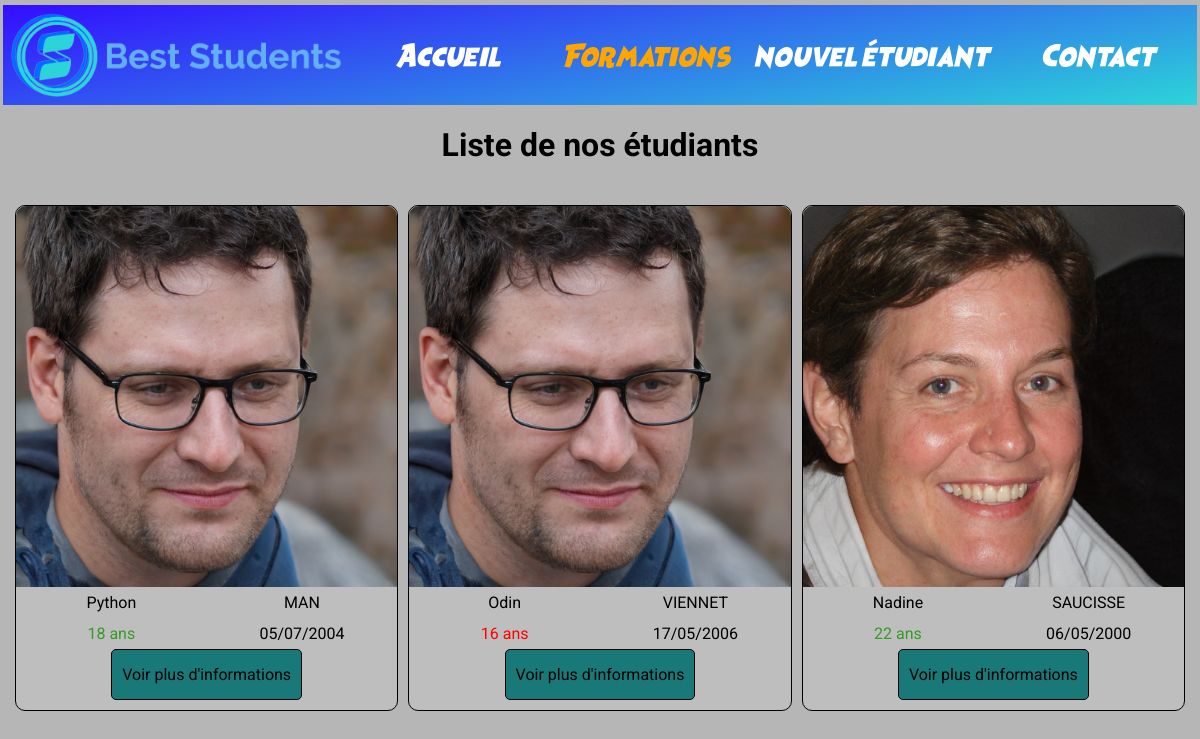
Before: /vueFiltree.php with the older database file.
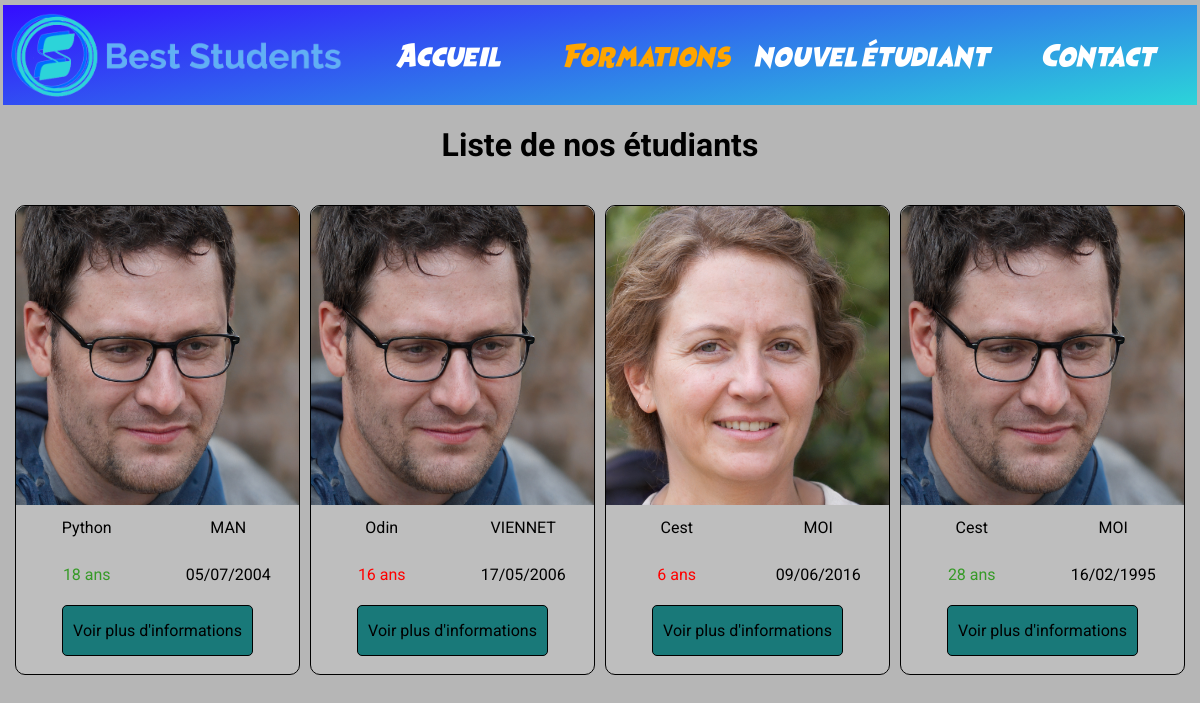
After: the same page with the newer database file.
### tables this page shows
CREATE TABLE `etudiant` (
  `id_etudiant` int(11) NOT NULL,
  `prenom_etudiant` varchar(60) NOT NULL,
  `nom_etudiant` varchar(60) NOT NULL,
  `email_etudiant` varchar(80) NOT NULL,
  `date_naissance_etudiant` date NOT NULL,
  `adresse_etudiant` varchar(50) NOT NULL,
  `tel_etudiant` varchar(12) NOT NULL,
  `photo_etudiant` varchar(30) NOT NULL,
  `id_promotion` int(11) DEFAULT NULL
);

### src/modele/etudiantDB.php (called while the page is built, shortened)
<?php
function selectStudentsByPromotion(string $promotion) : array {
    $connection = createConnection();
    $requeteSQL =
        "
    SELECT *
    FROM etudiant as e
    INNER JOIN promotion p on e.id_promotion = p.id_promotion
    WHERE intitule_promotion = :promotion
    ";
    $requete=$connection->prepare($requeteSQL);
    $requete->bindValue(":promotion", $promotion);
    $requete->execute();
    return $requete->fetchAll(PDO::FETCH_ASSOC);
}

### src/utils/dates.php (called while the page is built)
<?php
include_once 'src\modele\etudiantDB.php';
function calculeAgeEtudiant(string $dateNaissance) : array
{
    $age = date_diff(date_create($dateNaissance),date_create(date("Y-m-d")))->format('%y');
    $couleur = $age<18?"#ff0000":"#379A28FF";
    return ["age"=>$age,"couleur"=>$couleur];
}
function formateDate($dateNaissance) : string
{return date_create($dateNaissance)->format("d/m/Y");}

### vueFiltree.php (the view, shortened to what this page needs)
<?php
include_once 'src\modele\etudiantDB.php';
include_once 'src\utils\dates.php';
$students = selectStudentsByPromotion("SIO_1");
?>
<!doctype html>
<html lang=fr>
<head>
    <link rel="stylesheet" href="styles.css">
    <link rel="stylesheet" href="main.css">
</head>
<body>
<screen>
    <?php include_once "header.php"?>
    <h1>Liste de nos étudiants</h1>
    <section>
        <?php foreach ($students as $student) {
            $photo = $student["photo_etudiant"];
            $name = $student["prenom_etudiant"];
            $surname = $student["nom_etudiant"];
            $birth = formateDate($student["date_naissance_etudiant"]);
            $tableauAge = calculeAgeEtudiant($student["date_naissance_etudiant"]);
            $age = $tableauAge["age"];
            $color = $tableauAge["couleur"] ;
            ?>
            <article>
                <img class='card-img' src='db_images/<?=$photo ?>' alt=''>
                <span class='surname'><?="$surname"?></span>
                <span class='name'><?="$name"?></span>
                <span class='birth'><?="$birth"?></span>
                <span class='age' style="color: <?="$color"?>"><?="$age"?> ans</span>
                <a href='./etudiant.php?id=<?= $student["id_etudiant"]?>' class='card-button'>Voir plus d'informations</a>
            </article>
        <?php }?>
    </section>
</screen>
</body>
</html>

### header.php
<?php
$listeFichiers = [
        "index.php" => "Accueil",
        "vueFiltree.php" => "Formations",
        "ajoutEtudiant.php" => "nouvel étudiant",
        "contact.php" => "Contact",
]
?>
<header>
    <img id="logo" src="logo-BS.png" alt="logo">
    <nav>
<?php
foreach ($listeFichiers as $nomFichier => $label) {
    $couleur = basename($_SERVER['PHP_SELF']) == $nomFichier?"itemActuel":"itemNonActuel";
?>
    <a href="<?=$nomFichier?>" class="<?=$couleur?> item"><?=$label?></a>
<?php
}
?>
    </nav>
</header>

Changed rows visible on the page:
removed etudiant: photo_etudiant (picture), nom_etudiant "SAUCISSE", prenom_etudiant "Nadine", date_naissance_etudiant "06/05/2000", date_naissance_etudiant "22"
added etudiant: photo_etudiant (picture), nom_etudiant "MOI", prenom_etudiant "Cest", date_naissance_etudiant "09/06/2016", date_naissance_etudiant "6"
added etudiant: photo_etudiant (picture), nom_etudiant "MOI", prenom_etudiant "Cest", date_naissance_etudiant "16/02/1995", date_naissance_etudiant "28"
